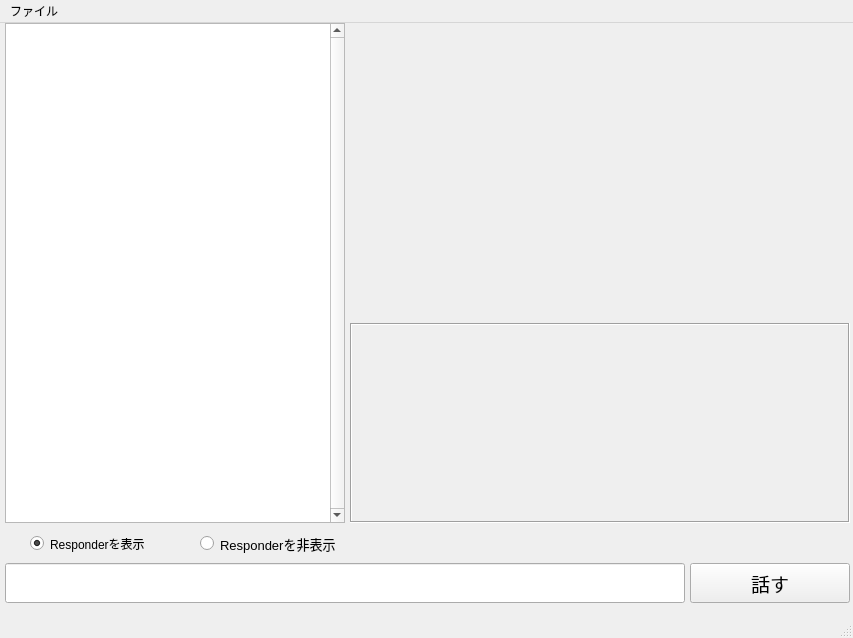
<?xml version="1.0" encoding="UTF-8"?>
<ui version="4.0">
 <class>MainWindow</class>
 <widget class="QMainWindow" name="MainWindow">
  <property name="geometry">
   <rect>
    <x>0</x>
    <y>0</y>
    <width>853</width>
    <height>638</height>
   </rect>
  </property>
  <property name="windowTitle">
   <string>MainWindow</string>
  </property>
  <widget class="QWidget" name="centralwidget">
   <widget class="QListWidget" name="listWidgetLog">
    <property name="geometry">
     <rect>
      <x>5</x>
      <y>0</y>
      <width>340</width>
      <height>500</height>
     </rect>
    </property>
    <property name="font">
     <font>
      <pointsize>10</pointsize>
     </font>
    </property>
    <property name="verticalScrollBarPolicy">
     <enum>Qt::ScrollBarAlwaysOn</enum>
    </property>
    <property name="horizontalScrollBarPolicy">
     <enum>Qt::ScrollBarAlwaysOff</enum>
    </property>
   </widget>
   <widget class="QRadioButton" name="radioButton_1">
    <property name="geometry">
     <rect>
      <x>30</x>
      <y>510</y>
      <width>150</width>
      <height>21</height>
     </rect>
    </property>
    <property name="text">
     <string>Responderを表示</string>
    </property>
    <property name="checked">
     <bool>true</bool>
    </property>
   </widget>
   <widget class="QRadioButton" name="radioButton_2">
    <property name="geometry">
     <rect>
      <x>200</x>
      <y>510</y>
      <width>150</width>
      <height>21</height>
     </rect>
    </property>
    <property name="font">
     <font>
      <pointsize>10</pointsize>
     </font>
    </property>
    <property name="text">
     <string>Responderを非表示</string>
    </property>
   </widget>
   <widget class="QLineEdit" name="lineEdit">
    <property name="geometry">
     <rect>
      <x>5</x>
      <y>540</y>
      <width>680</width>
      <height>40</height>
     </rect>
    </property>
    <property name="font">
     <font>
      <pointsize>14</pointsize>
     </font>
    </property>
   </widget>
   <widget class="QPushButton" name="buttonTalk">
    <property name="geometry">
     <rect>
      <x>690</x>
      <y>540</y>
      <width>160</width>
      <height>40</height>
     </rect>
    </property>
    <property name="font">
     <font>
      <pointsize>14</pointsize>
     </font>
    </property>
    <property name="text">
     <string>話す</string>
    </property>
   </widget>
   <widget class="QLabel" name="labelResponce">
    <property name="geometry">
     <rect>
      <x>350</x>
      <y>300</y>
      <width>500</width>
      <height>200</height>
     </rect>
    </property>
    <property name="font">
     <font>
      <pointsize>14</pointsize>
     </font>
    </property>
    <property name="frameShape">
     <enum>QFrame::Box</enum>
    </property>
    <property name="frameShadow">
     <enum>QFrame::Sunken</enum>
    </property>
    <property name="text">
     <string/>
    </property>
    <property name="alignment">
     <set>Qt::AlignCenter</set>
    </property>
    <property name="wordWrap">
     <bool>true</bool>
    </property>
   </widget>
   <widget class="QLabel" name="labelShowImg">
    <property name="geometry">
     <rect>
      <x>350</x>
      <y>0</y>
      <width>501</width>
      <height>301</height>
     </rect>
    </property>
    <property name="text">
     <string/>
    </property>
    <property name="pixmap">
     <pixmap resource="qt_resource.qrc">:/re/talk.gif</pixmap>
    </property>
   </widget>
  </widget>
  <widget class="QMenuBar" name="menubar">
   <property name="geometry">
    <rect>
     <x>0</x>
     <y>0</y>
     <width>853</width>
     <height>22</height>
    </rect>
   </property>
   <widget class="QMenu" name="menu">
    <property name="title">
     <string>ファイル</string>
    </property>
    <addaction name="menuClose"/>
   </widget>
   <addaction name="menu"/>
  </widget>
  <widget class="QStatusBar" name="statusbar"/>
  <action name="menuClose">
   <property name="text">
    <string>閉じる</string>
   </property>
  </action>
 </widget>
 <resources>
  <include location="qt_resource.qrc"/>
 </resources>
 <connections>
  <connection>
   <sender>buttonTalk</sender>
   <signal>clicked()</signal>
   <receiver>MainWindow</receiver>
   <slot>buttonTalkSlot()</slot>
   <hints>
    <hint type="sourcelabel">
     <x>711</x>
     <y>585</y>
    </hint>
    <hint type="destinationlabel">
     <x>642</x>
     <y>536</y>
    </hint>
   </hints>
  </connection>
  <connection>
   <sender>radioButton_1</sender>
   <signal>clicked()</signal>
   <receiver>MainWindow</receiver>
   <slot>showResponderName()</slot>
   <hints>
    <hint type="sourcelabel">
     <x>112</x>
     <y>539</y>
    </hint>
    <hint type="destinationlabel">
     <x>175</x>
     <y>527</y>
    </hint>
   </hints>
  </connection>
  <connection>
   <sender>radioButton_2</sender>
   <signal>clicked()</signal>
   <receiver>MainWindow</receiver>
   <slot>hiddenResponderName()</slot>
   <hints>
    <hint type="sourcelabel">
     <x>266</x>
     <y>540</y>
    </hint>
    <hint type="destinationlabel">
     <x>372</x>
     <y>527</y>
    </hint>
   </hints>
  </connection>
  <connection>
   <sender>menuClose</sender>
   <signal>triggered()</signal>
   <receiver>MainWindow</receiver>
   <slot>close()</slot>
   <hints>
    <hint type="sourcelabel">
     <x>-1</x>
     <y>-1</y>
    </hint>
    <hint type="destinationlabel">
     <x>427</x>
     <y>312</y>
    </hint>
   </hints>
  </connection>
 </connections>
 <slots>
  <slot>buttonTalkSlot()</slot>
  <slot>showResponderName()</slot>
  <slot>hiddenResponderName()</slot>
 </slots>
</ui>
